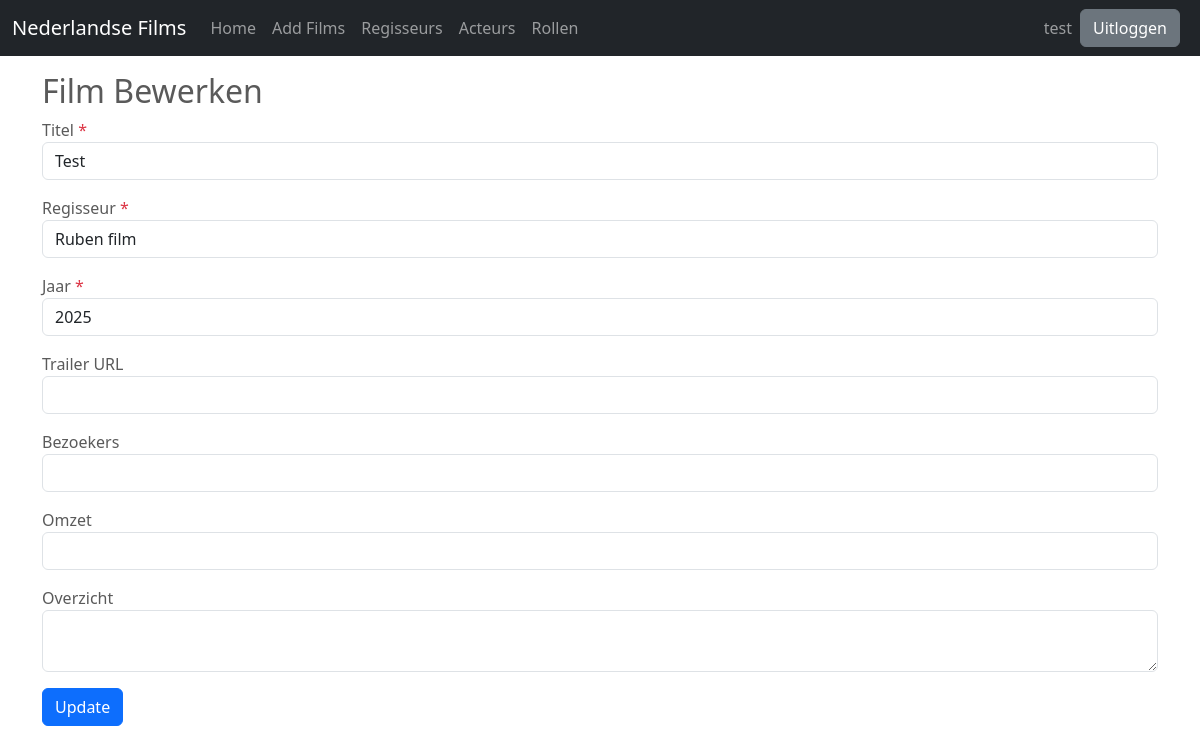
Before: /film/edit/1 (signed in) with the older database file.
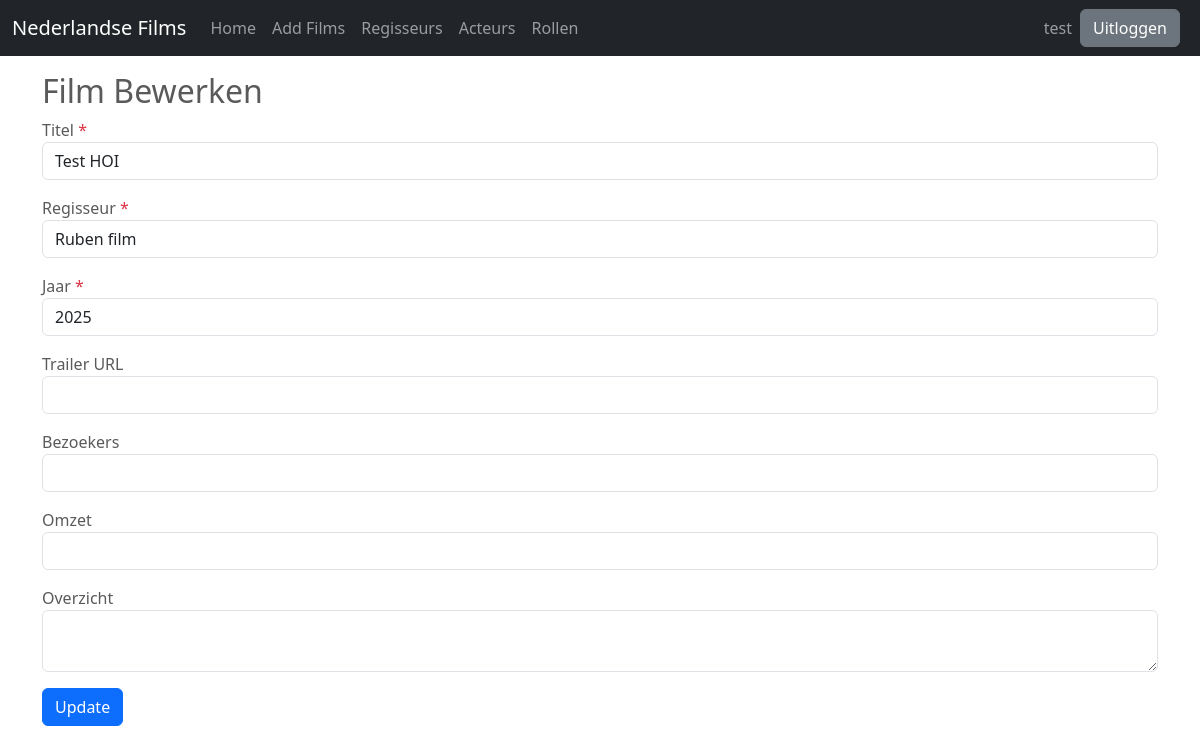
After: the same page with the newer database file.
### app/models.py (models this page shows, shortened)
class Film(db.Model):
    id = db.Column(db.Integer, primary_key=True)
    titel = db.Column(db.String(100), nullable=False)
    regisseur_id = db.Column(db.Integer, db.ForeignKey('regisseur.id'), nullable=False)
    jaar = db.Column(db.Integer, nullable=False)
    trailer_url = db.Column(db.String(255))  # Assuming trailers are hosted externally
    bezoekers = db.Column(db.Integer, default=None)  # Visitor count
    omzet = db.Column(db.BigInteger, default=None)  # Revenue, using BigInteger for larger numbers
    overzicht = db.Column(db.Text)  # General overview or description of the film
    citaten = db.relationship('Citaat', backref='film', lazy=True)

### app/routes.py (the view, shortened to what this page needs)
@app.route('/film/edit/<int:id>', methods=['GET', 'POST'])
@login_required
def edit_film(id):
    film = Film.query.get_or_404(id)
    form = FilmForm(obj=film)
    form.regisseur_id.choices = [(0, 'Choose...')] + [(r.id, r.voornaam + ' '  + r.achternaam ) for r in Regisseur.query.all()]
    return render_template('film_edit.html', form=form, film=film)

### app/forms.py
class FilmForm(FlaskForm):
    titel = StringField('Titel', validators=[DataRequired()])
    regisseur_id = SelectField('Regisseur', coerce=int, validators=[DataRequired()])
    jaar = IntegerField('Jaar', validators=[DataRequired()])
    trailer_url = StringField('Trailer URL', validators=[Optional(), URL()])
    bezoekers = IntegerField('Bezoekers', validators=[Optional()])
    omzet = IntegerField('Omzet', validators=[Optional()])
    overzicht = TextAreaField('Overzicht', validators=[Optional()])
    submit = SubmitField('Film Toevoegen')

### app/models.py (called while the page is built)
@login_manager.user_loader
def load_user(user_id):
    return Gebruiker.query.get(user_id)

### app/templates/film_edit.html (shortened to what this page needs)
{% extends "base.html" %}
{% block extra_head %}
<link rel="stylesheet"
    href="https://cdn.jsdelivr.net/npm/bootstrap-select@1.14.0-beta3/dist/css/bootstrap-select.min.css">
{% endblock %}
{% block content %}
<div class="container mt-4">
    <h2>Film Bewerken</h2>
    <form action="{{ url_for('main.edit_film', id=film.id) }}" method="POST">
        <div class="mb-3 form-group">
            {{ form.titel.label }} <span class="text-danger">*</span>
            {{ form.titel(class="form-control") }}
        </div>
        <div class="mb-3 form-group">
            {{ form.regisseur_id.label }} <span class="text-danger">*</span>
            {{ form.regisseur_id(class="form-control selectpicker", data_live_search="true") }}
        </div>
        <div class="mb-3 form-group">
            {{ form.jaar.label }} <span class="text-danger">*</span>
            {{ form.jaar(class="form-control") }}
        </div>
        <div class="mb-3 form-group">
            {{ form.trailer_url.label }}
            {{ form.trailer_url(class="form-control") }}
        </div>
        <div class="mb-3 form-group">
            {{ form.bezoekers.label }}
            {{ form.bezoekers(class="form-control") }}
        </div>
        <div class="mb-3 form-group">
            {{ form.omzet.label }}
            {{ form.omzet(class="form-control") }}
        </div>
        <div class="mb-3 form-group">
            {{ form.overzicht.label }}
            {{ form.overzicht(class="form-control") }}
        </div>
        <button type="submit" class="btn btn-primary">Update</button>
    </form>
</div>
{% endblock %}

Changed rows visible on the page:
changed Film "Ruben film": titel "Test" → "Test HOI"
